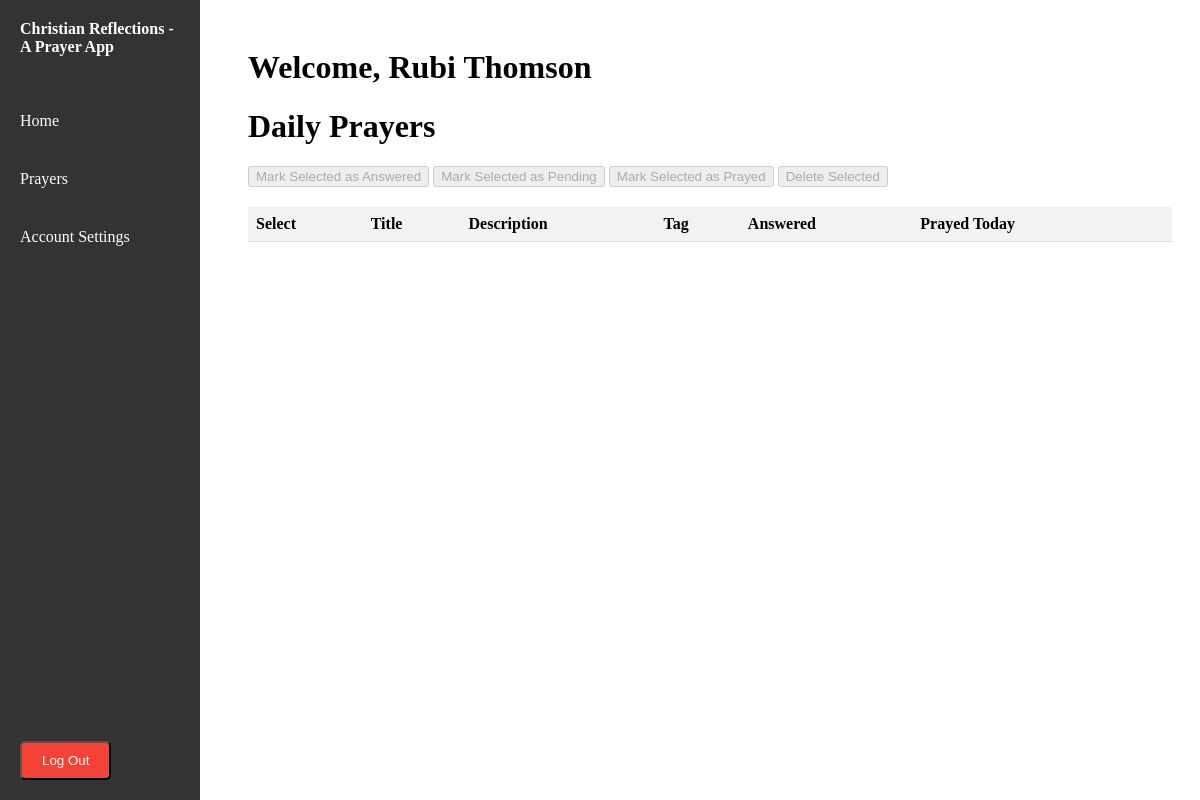
The app's page /home (signed in), older data.
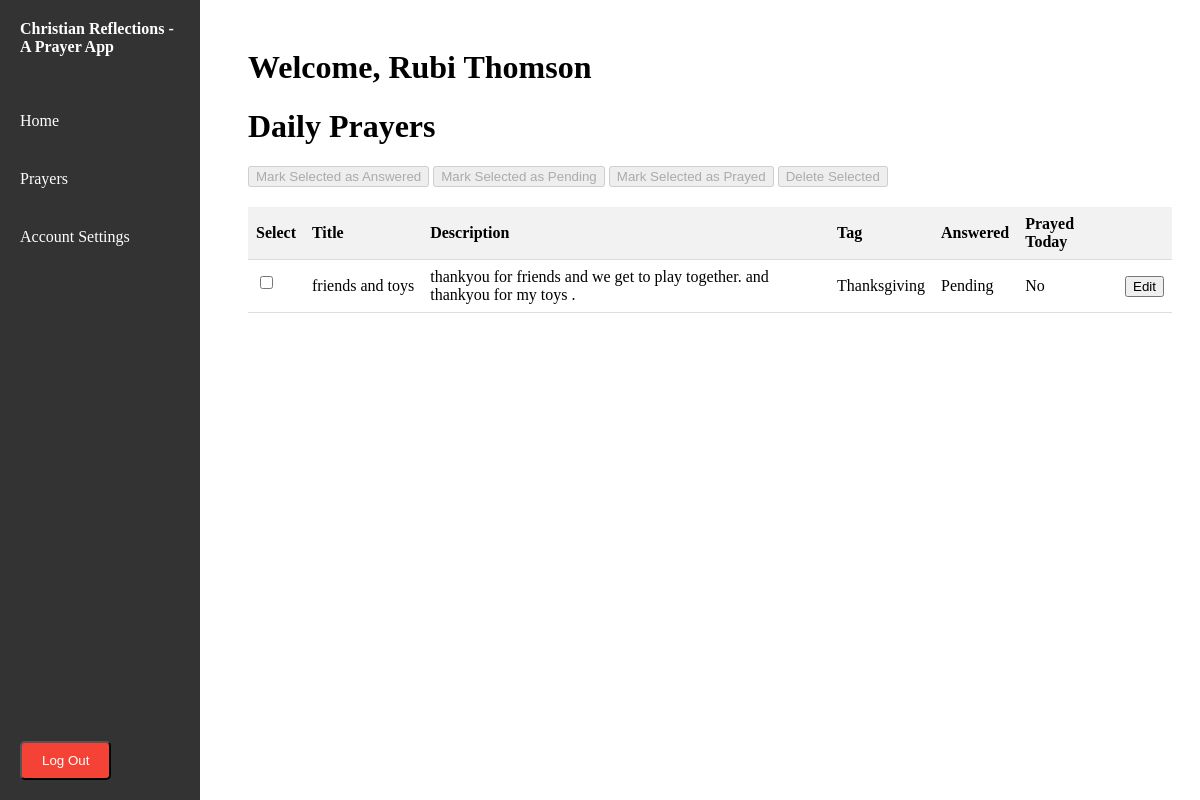
The same page, newer data.
### app.py (models this page shows, shortened)
class Prayer(db.Model):
    id = db.Column(db.Integer, primary_key=True)
    user_id = db.Column(db.Integer, db.ForeignKey('user.id'), nullable=False)
    title = db.Column(db.String(100),nullable=False)
    description = db.Column(db.Text, nullable=False)
    answered = db.Column(db.Boolean, default=False)
    archived = db.Column(db.Boolean, default=False)
    created_at = db.Column(db.DateTime, default=current_utc_time)
    last_modified = db.Column(db.DateTime, default=current_utc_time, onupdate=current_utc_time)
    answered_at = db.Column(db.DateTime)
    tag_id = db.Column(db.Integer, db.ForeignKey('tag.id'), nullable=False)
    user = db.relationship('User', backref=db.backref('prayers', lazy=True))
    tag =  db.relationship('Tag', backref=db.backref('prayers', lazy=True))
    history = db.relationship('PrayerHistory', back_populates='prayer', cascade='all, delete-orphan')
    answered_prayer = db.relationship('AnsweredPrayer', back_populates='original_prayer', uselist = False, cascade='all, delete-orphan')

class Tag(db.Model):
    id = db.Column(db.Integer, primary_key = True)
    name = db.Column(db.String(50), nullable = False, unique=True)

### app.py (the view)
@app.route('/home', methods=['GET'])
@login_required
def home():
    firstname = current_user.firstname
    lastname = current_user.lastname
    user_prayers = Prayer.query.filter_by(user_id=current_user.id).all()
    filtered_prayers = []
    prayed_today_prayers = []
    for prayer in user_prayers:
        within_seven_days = False
        prayed_today = False
        if prayer.answered:
            prayer.description = f"Thank you for answering my prayer for {prayer.title}."
        if prayer.answered_at:
            answered_at = prayer.answered_at.replace(tzinfo=timezone.utc)
            time_difference = current_utc_time - answered_at
            within_seven_days = time_difference <= timedelta(days=7)
        if prayer.history:
                last_prayed_date = PrayerHistory.query.filter_by(prayer_id=prayer.id).order_by(PrayerHistory.date_prayed.desc()).first().date_prayed.date()
                prayed_today = last_prayed_date == current_utc_time.date()
        if prayed_today:
            prayed_today_prayers.append(prayer)
        if not prayer.archived and (not prayer.answered or within_seven_days):
            filtered_prayers.append(prayer)
    return render_template('home.html', firstname=firstname, lastname=lastname, filtered_prayers = filtered_prayers, prayed_today_prayers=prayed_today_prayers)

### app.py (called while the page is built)
@login_manager.user_loader
def load_user(user_id):
    return db.session.get(User,int(user_id))

### templates/home.html (shortened to what this page needs)
{% extends 'base.html' %}
{% block content %}
    <div class="welcome">
        <h1>Welcome, {{firstname}} {{lastname}}</h1>
    </div>
    <h1>Daily Prayers</h1>
    <div class="action-buttons">
        <button id="markAnsweredBtn" disabled>Mark Selected as Answered</button>
        <button id="markPendingBtn" disabled>Mark Selected as Pending</button>
        <button id="markPrayedBtn" disabled>Mark Selected as Prayed</button>
        <button id="deleteBtn" disabled>Delete Selected</button>
    </div>
    <table class="prayer-table">
        <thead>
            <tr>
                <th>Select</th>
                <th>Title</th>
                <th>Description</th>
                <th>Tag</th>
                <th>Answered</th>
                <th>Prayed Today</th>
                <th></th>
            </tr>
        </thead>
        <tbody>
            {% for prayer in filtered_prayers %}
                {% set row_class = "unprayed" %}
                {% if prayer in prayed_today_prayers %}
                    {% set row_class = "prayed" %}
                {% endif %}
                {% if prayer.answered %}
                    {% set row_class = row_class + "-answered" %}
                {% endif %}
                {% set row_class = row_class + "-row" %}
                <tr class="{{ row_class }}">
                    <td><input type="checkbox" name="selectedPrayers" value="{{ prayer.id }}"></td>
                    <td>{{ prayer.title }}</td>
                    <td>{{ prayer.description }}</td>
                    <td>{{ prayer.tag.name }}</td>
                    <td>{{ "Answered" if prayer.answered else "Pending" }}</td>
                    <td>{{ "Yes" if prayer in prayed_today_prayers else "No" }}</td>
                    <td>
                        {% set editUrl = url_for('edit_prayer', prayer_id=prayer.id, prev_url=request.url) %}
                        <button onclick="window.location.href='{{ editUrl }}';" class="edit-btn">Edit</button>
                    </td>
                </tr>
            {% endfor %}
        </tbody>
    </table>
{% endblock %}

Row changes from the older to the newer data that the page shows:
added Prayer: title "friends and toys", description "thankyou for friends and we get to play together. and thankyou for my toys .", tag.name "Thanksgiving", answered "Pending", value "No"
